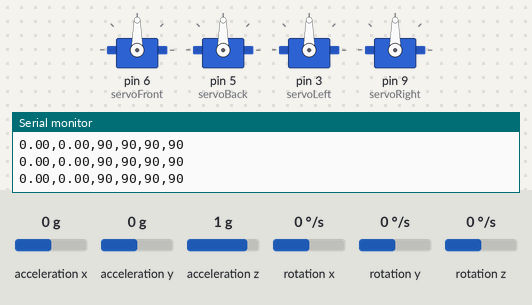
A sketch run on a simulated Arduino Uno, built with avr-gcc and run on an emulated ATmega328P. Shown: 4 × servo, the last lines printed to the serial monitor. The inputs (shaded band) are chosen by the test bench; at power-on: acceleration x 0 g, acceleration y 0 g, acceleration z 1 g, rotation x 0 °/s, rotation y 0 °/s, rotation z 0 °/s.

Above: at 1.2 s.
1.3 s: acceleration x set to 0.8 g
At 1.7 s:
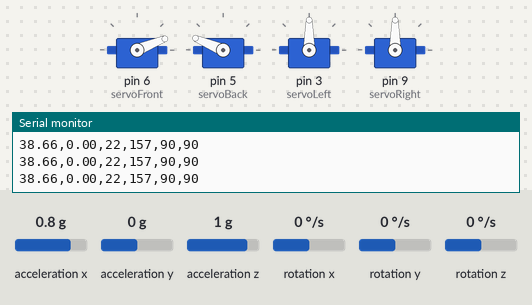
2.8 s: acceleration y set to -1.4 g
At 4.0 s:
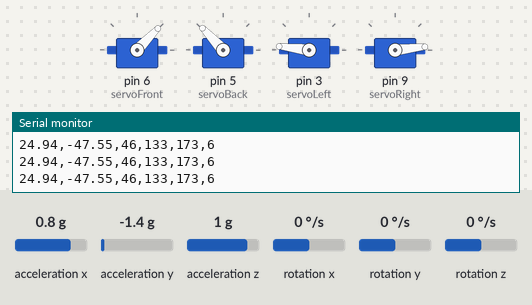
4.3 s: acceleration z set to 0 g
At 5.0 s:
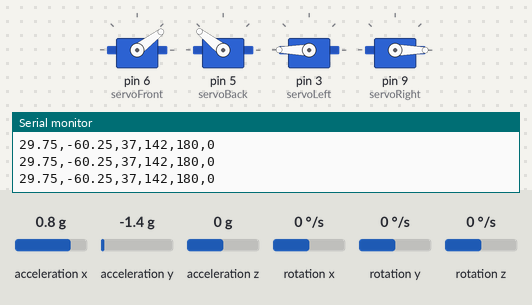
5.8 s: acceleration y set to 0.1 g
At 6.4 s:
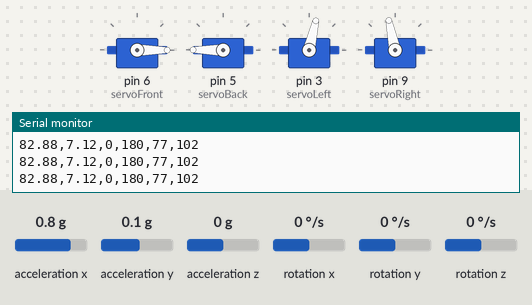
7.3 s: acceleration x set to 0 g
At 8.5 s:
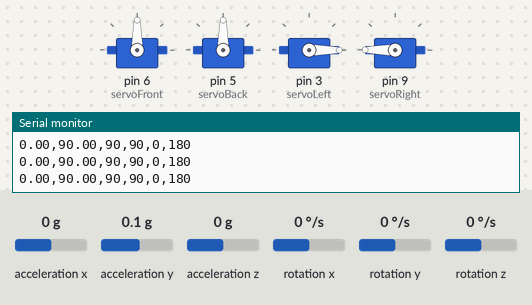
8.8 s: acceleration z set to -0.8 g
At 9.7 s:
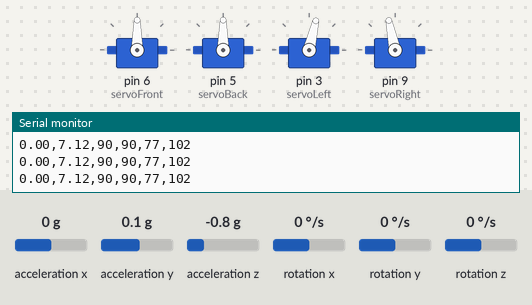
Timing chart, 0 to 11.3 s (numbered marks = the images above; inputs shaded):
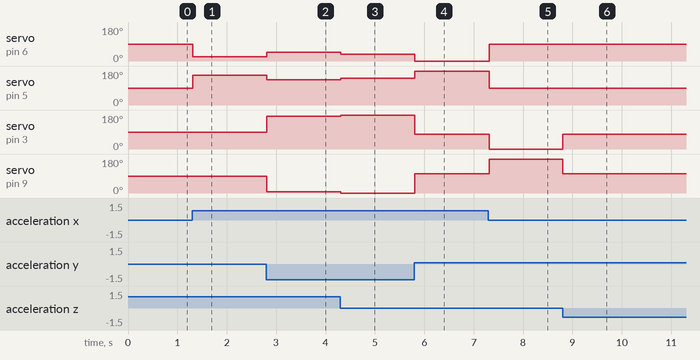

Measured:
- after the input at 1.3 s, servo on pin 6 (servoFront): 90° → 22° at once; servo on pin 5 (servoBack): 90° → 157° at once
- after the input at 2.8 s, servo on pin 6 (servoFront): 22° → 46° at once; servo on pin 5 (servoBack): 157° → 133° at once; servo on pin 3 (servoLeft): 90° → 173° at once; servo on pin 9 (servoRight): 90° → 6° at once
- after the input at 4.3 s, servo on pin 6 (servoFront): 46° → 37° at once; servo on pin 5 (servoBack): 133° → 142° at once; servo on pin 3 (servoLeft): 173° → 180° at once; servo on pin 9 (servoRight): 6° → 0° at once
- after the input at 5.8 s, servo on pin 6 (servoFront): 37° → 0° at once; servo on pin 5 (servoBack): 142° → 180° at once; servo on pin 3 (servoLeft): 180° → 77° at once; servo on pin 9 (servoRight): 0° → 102° at once
- after the input at 7.3 s, servo on pin 6 (servoFront): 0° → 90° at once; servo on pin 5 (servoBack): 180° → 90° at once; servo on pin 3 (servoLeft): 77° → 0° at once; servo on pin 9 (servoRight): 102° → 180° at once
- after the input at 8.8 s, servo on pin 3 (servoLeft): 0° → 77° at once; servo on pin 9 (servoRight): 180° → 102° at once

The sketch:

Aletas_PID_servo.ino
```cpp
#include <Wire.h>
#include <MPU6050.h>
#include <Servo.h>

MPU6050 mpu;

Servo servoFront;
Servo servoBack;
Servo servoLeft;
Servo servoRight;

float pitch, roll;
float setPoint = 0.0;

// PID variables
float Kp = 1.75, Ki = 0, Kd = 0;
float errorPitch, errorRoll;
float prevErrorPitch = 0, prevErrorRoll = 0;
float integralPitch = 0, integralRoll = 0;

unsigned long lastTime;

void setup() {
  Serial.begin(115200);
  Wire.begin();
  mpu.initialize();

  if (!mpu.testConnection()) {
    Serial.println("MPU6050 no conectado");
    while (1);
  }

  servoFront.attach(6);
  servoBack.attach(5);
  servoLeft.attach(3);
  servoRight.attach(9);

  lastTime = millis();
}

void loop() {
  // Leer acelerómetro
  int16_t ax, ay, az;
  mpu.getAcceleration(&ax, &ay, &az);

  // Convertir a float
  float fax = ax;
  float fay = ay;
  float faz = az;

  // Calcular ángulos (en grados)
  pitch = atan2(fax, sqrt(fay * fay + faz * faz)) * 180.0 / PI;
  roll  = atan2(fay, sqrt(fax * fax + faz * faz)) * 180.0 / PI;

  // Calcular delta tiempo
  unsigned long now = millis();
  float dt = (now - lastTime) / 1000.0;
  lastTime = now;

  // PID Pitch
  errorPitch = setPoint - pitch;
  integralPitch += errorPitch * dt;
  float derivativePitch = (errorPitch - prevErrorPitch) / dt;
  float outputPitch = Kp * errorPitch + Ki * integralPitch + Kd * derivativePitch;
  prevErrorPitch = errorPitch;

  // PID Roll
  errorRoll = setPoint - roll;
  integralRoll += errorRoll * dt;
  float derivativeRoll = (errorRoll - prevErrorRoll) / dt;
  float outputRoll = Kp * errorRoll + Ki * integralRoll + Kd * derivativeRoll;
  prevErrorRoll = errorRoll;

  // Mezclar salida a servos (centrado en 90°)
  int front = constrain(90 + outputPitch, 0, 180);
  int back  = constrain(90 - outputPitch, 0, 180);
  int left  = constrain(90 + outputRoll, 0, 180);
  int right = constrain(90 - outputRoll, 0, 180);

  servoFront.write(front);
  servoBack.write(back);
  servoLeft.write(left);
  servoRight.write(right);

  // Enviar al Serial Plotter
  Serial.print(pitch);
  Serial.print(",");
  Serial.print(roll);
  Serial.print(",");
  Serial.print(front);
  Serial.print(",");
  Serial.print(back);
  Serial.print(",");
  Serial.print(left);
  Serial.print(",");
  Serial.print(right);
  Serial.println();  // Salto de línea


  delay(10);
}
```
